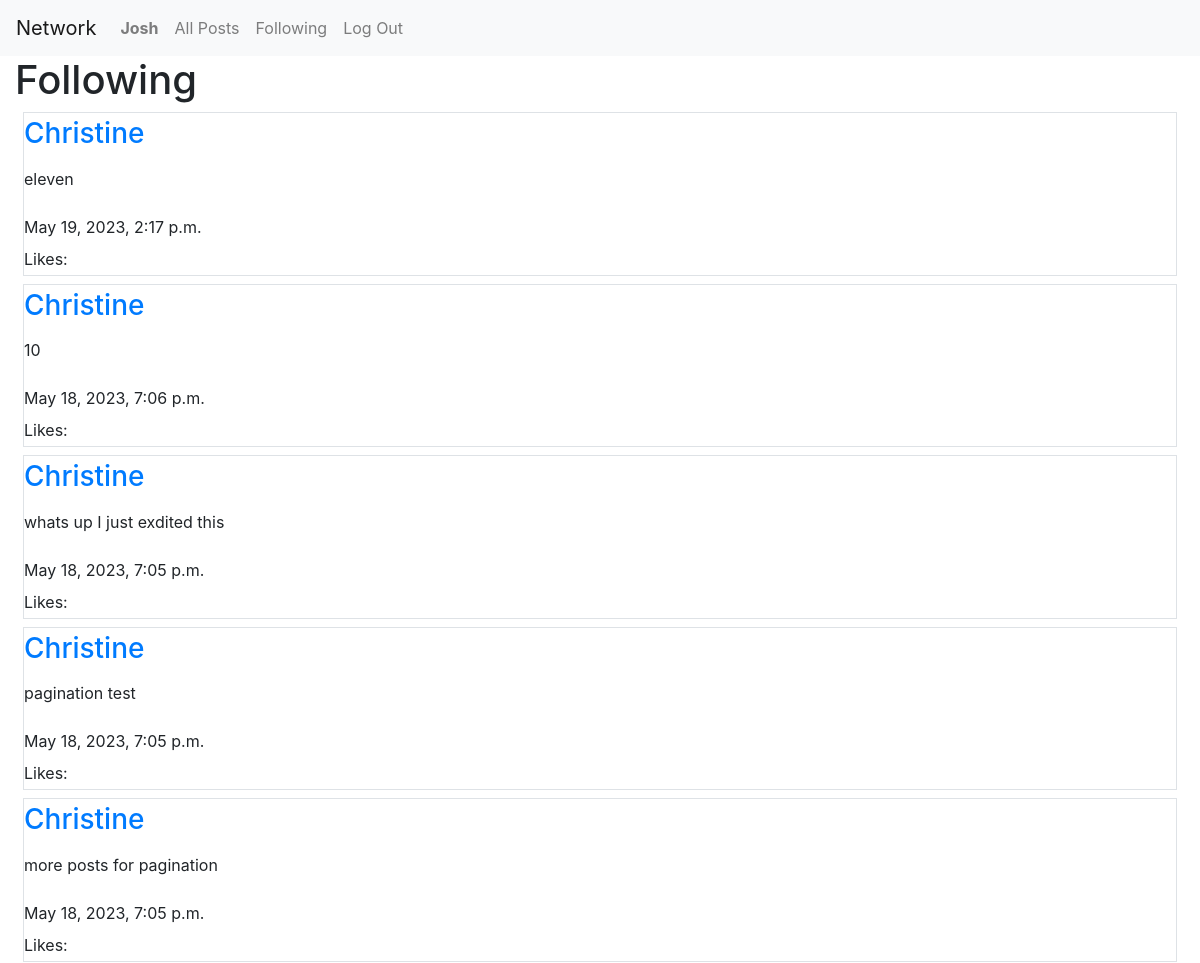
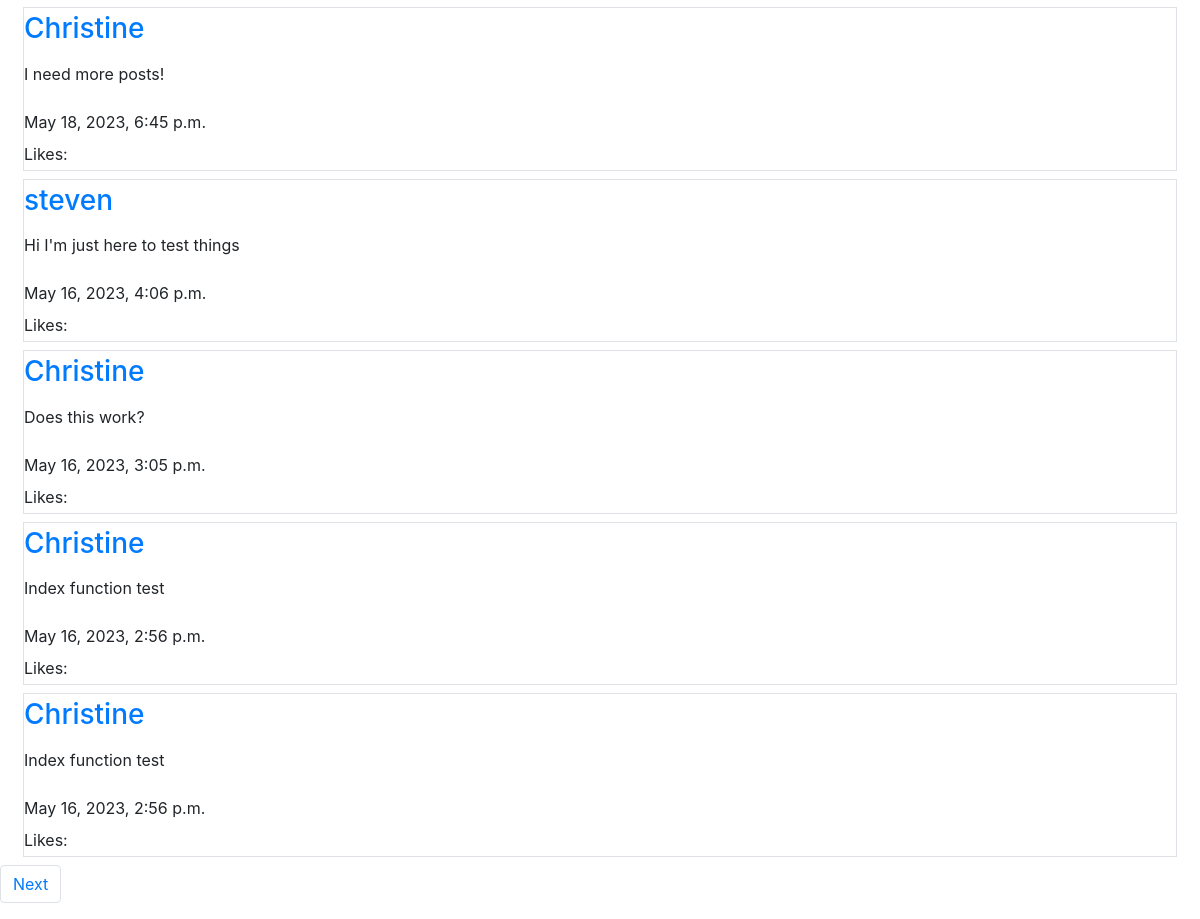
The page /following (signed in) on the database its author committed (2 pictures, top to bottom).
### network/models.py (models this page shows, shortened)
class User(AbstractUser):
    pass

class Post(models.Model):
    user = models.ForeignKey(User, on_delete=models.CASCADE, related_name="author")
    content = models.TextField(max_length=500)
    date = models.DateTimeField(auto_now_add=True)

### network/views.py (the view)
# urls.py: path("following", views.following, name="following"),
def following(request):
    current_user = User.objects.get(pk=request.user.id)
    following = Follower.objects.filter(user_following=current_user)
    all_posts = Post.objects.all().order_by('-date')
    following_posts = []
    for post in all_posts:
        for person in following:
            if person.user_followed == post.user:
                following_posts.append(post)
    paginator = Paginator(following_posts, 10)
    page_number = request.GET.get('page')
    page_obj = paginator.get_page(page_number)
    return render(request, "network/following.html", {
        "posts": all_posts,
        "page_obj": page_obj
    })

### network/templates/network/following.html (shortened to what this page needs)
{% extends "network/layout.html" %}
{% block body %}
    <div class="container-fluid">
        <h1>Following</h1>
        {% for post in page_obj %}
            <div class="row m-2 border flex-column">
                <div class="my-1">
                    <h3><a href="{% url 'display_profile' post.user.id %}">{{ post.user }}</a></h3>
                </div>
                <div class="my-1">
                    <p>{{ post.content }}</p>
                </div>
                <div class="my-1">
                    <span>{{ post.date }}</span>
                </div>
                <div class="my-1">
                    <span>Likes:</span>
                </div>
            </div>
        {% endfor %}
    </div>
    <div class="pagination">
        <nav aria-label="Page navigation example">
            <ul class="pagination">
                {% if page_obj.has_next %}
                    {% if page_obj.next_page_number == page_obj.paginator.num_pages %}
                        <li class="page-item"><a class="page-link" href="?page={{ page_obj.paginator.num_pages }}">Next</a></li>
                    {% else %}
                        <li class="page-item"><a class="page-link" href="?page={{ page_obj.next_page_number }}">Next</a></li>
                    {% endif %}
                {% endif %}
            </ul>
        </nav>
    </div>
{% endblock %}

### network/templates/network/layout.html (shortened to what this page needs)
{% load static %}
<!DOCTYPE html>
<html lang="en">
    <head>
        <link rel="stylesheet" href="https://stackpath.bootstrapcdn.com/bootstrap/4.4.1/css/bootstrap.min.css">
        <link href="{% static 'network/styles.css' %}" rel="stylesheet">
    </head>
    <body>
        <nav class="navbar navbar-expand-lg navbar-light bg-light">
            <a class="navbar-brand" href="{% url 'index' %}">Network</a>
            <div>
              <ul class="navbar-nav mr-auto">
                {% if user.is_authenticated %}
                    <li class="nav-item">
                        <a class="nav-link" href="{% url 'display_profile' request.user.id %}"><strong>{{ request.user }}</strong></a>
                    </li>
                {% endif %}
                <li class="nav-item">
                  <a class="nav-link" href="{% url 'index' %}">All Posts</a>
                </li>
                {% if user.is_authenticated %}
                    <li class="nav-item">
                        <a class="nav-link" href="{% url 'following' %}">Following</a>
                    </li>
                    <li class="nav-item">
                        <a class="nav-link" href="{% url 'logout' %}">Log Out</a>
                    </li>
                {% endif %}
              </ul>
            </div>
          </nav>
        <div class="body">
            {% block body %}
            {% endblock %}
        </div>
    </body>
</html>

### rows shown on the page
User: user "Josh"
Post: user "Christine", content "eleven", date "May 19, 2023, 2:17 p.m."
Post: user "Christine", content "10", date "May 18, 2023, 7:06 p.m."
Post: user "Christine", content "whats up I just exdited this", date "May 18, 2023, 7:05 p.m."
Post: user "Christine", content "pagination test", date "May 18, 2023, 7:05 p.m."
Post: user "Christine", content "more posts for pagination", date "May 18, 2023, 7:05 p.m."
Post: user "Christine", content "I need more posts!", date "May 18, 2023, 6:45 p.m."
Post: user "steven", content "Hi I'm just here to test things", date "May 16, 2023, 4:06 p.m."
Post: user "Christine", content "Does this work?", date "May 16, 2023, 3:05 p.m."
Post: user "Christine", content "Index function test", date "May 16, 2023, 2:56 p.m."
Post: user "Christine", content "Index function test", date "May 16, 2023, 2:56 p.m."
